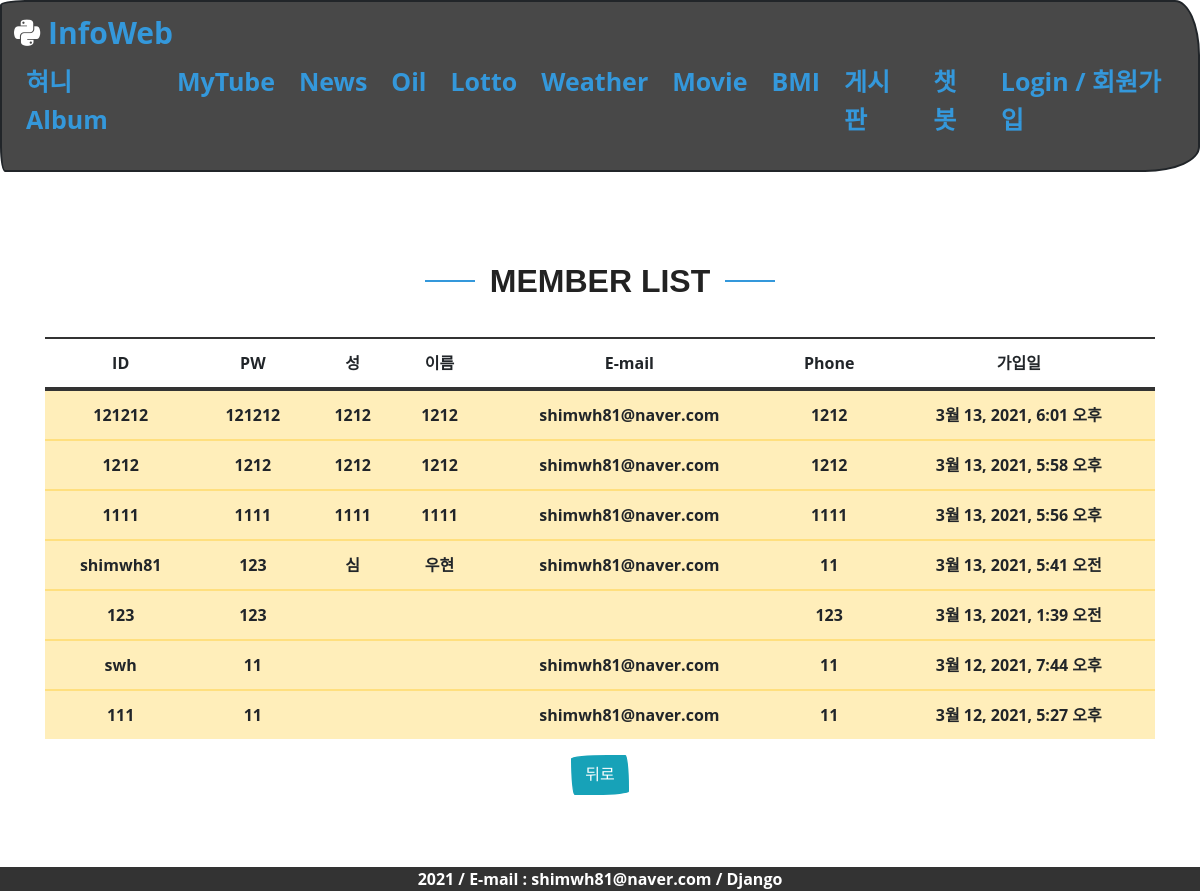
/member/memlist, run on an earlier commit of the app's database.
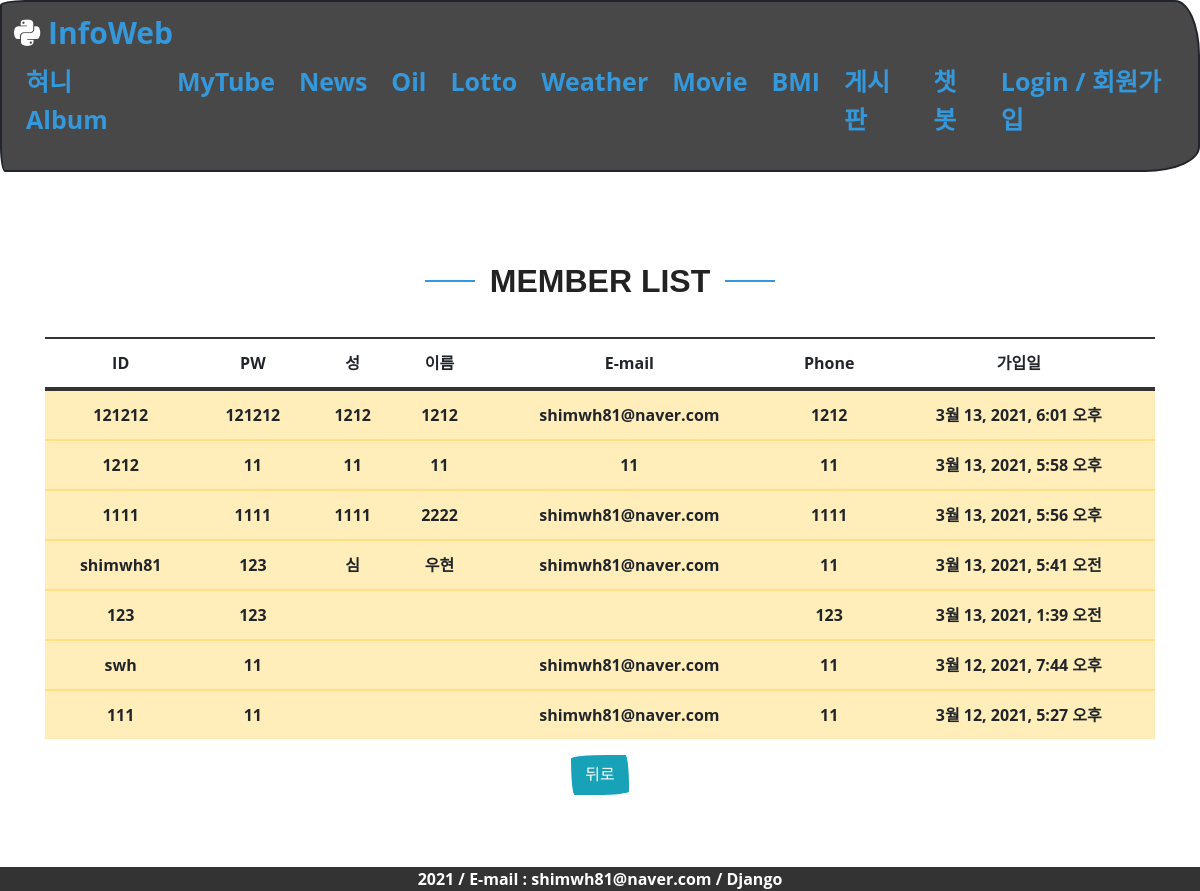
And on a later commit of the database.
### users/models.py (models this page shows, shortened)
class User(AbstractUser):
    phone = models.CharField(max_length=11)
    regdate = models.DateTimeField(auto_now_add=True)

### users/views.py (the view)
# urls.py: path('memlist', views.memlist, name='memlist'),
def memlist(request):
    memlist = User.objects.exclude(username='admin').order_by('-regdate')
    return render(request,'infoweb/memlist.html', {'memlist':memlist})

### templates/infoweb/memlist.html
{% extends "infoweb/base.html" %}
{% load static %}
{% block content %}
<div  class="form-group">
    <div class="my_title">
        <h1>Member List</h1>
    </div>
  <br>
<table class="table table-hover">
    <thead>
        <tr>
            <th>ID</th>
            <th>PW</th>
            <th>성</th>
            <th>이름</th>
            <th>E-mail</th>
            <th>Phone</th>
            <th>가입일</th>
        </tr>
    </thead>
    <tbody>
    {% for mem in memlist %}
        <tr class="table-warning">
            <td>{{mem.username}}</td>
            <td>{{mem.password}}</td>
            <td>{{mem.last_name}}</td>
            <td>{{mem.first_name}}</td>
            <td>{{mem.email}}</td>
            <td>{{mem.phone}}</td>
            <td>{{mem.regdate}}</td>
        </tr>
    {% endfor %}
    </tbody>
</table>
<a href="{% url 'mypage' %}"><input type="button" class="btn btn-info" value="뒤로"></a>
</div>
{% endblock %}

What changed in the data, as far as the page shows it:
changed User "3월 13, 2021, 5:58 오후": password "1212" → "11"; last_name "1212" → "11"; first_name "1212" → "11"; email "shimwh81@naver.com" → "11"; phone "1212" → "11"
changed User "3월 13, 2021, 5:56 오후": first_name "1111" → "2222"
